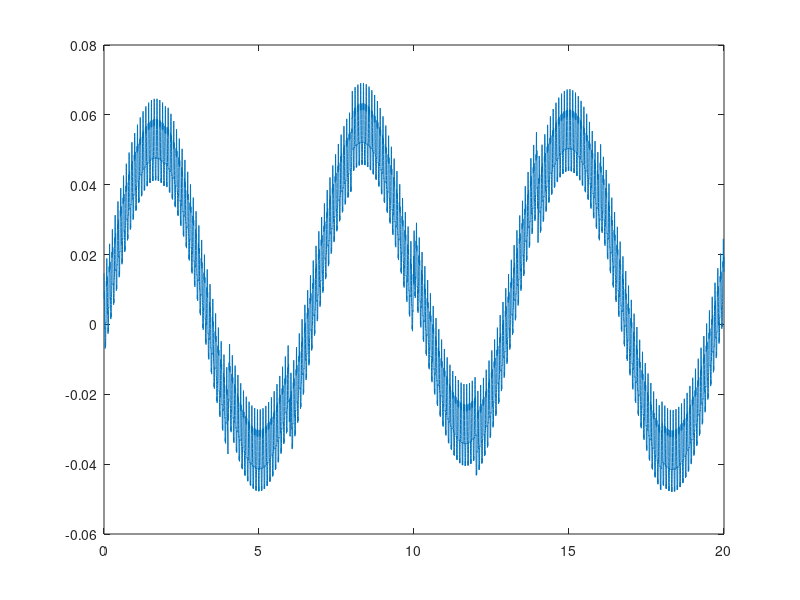

MATLAB code for this plot:
clc;
clear;
%function [out] = genRdSrfc();
%GENRDSRFC Summary of this function goes here
%   Detailed explanation goes here
speed = 60;
v = (1/3.6)*speed;
t = [0:0.001:(20-0.001)];
outvec = zeros(1, length(t));
L = 1.5;
wfund = (2*pi*v)/1.5;
amplvec = [10, 0.3, 0, 0, 1, 2];
amplvec = (1/1000)*amplvec;
stepvec = ones(1, length(t));
for i = 1:6
    tempvec = amplvec(i)*cos(i*wfund*t);
    outvec = outvec + tempvec;
end

for i = 1:10
    outvec(((2000*(i-1)) + 1):(2000*i)) = outvec(((2000*(i-1)) + 1):(2000*i)) + (2/100)*rand*stepvec(((2000*(i-1)) + 1):(2000*i)) ;
end
    outvec = outvec + 0.05*sin((3/10)*pi*t);

    plot(t, outvec);




%end

